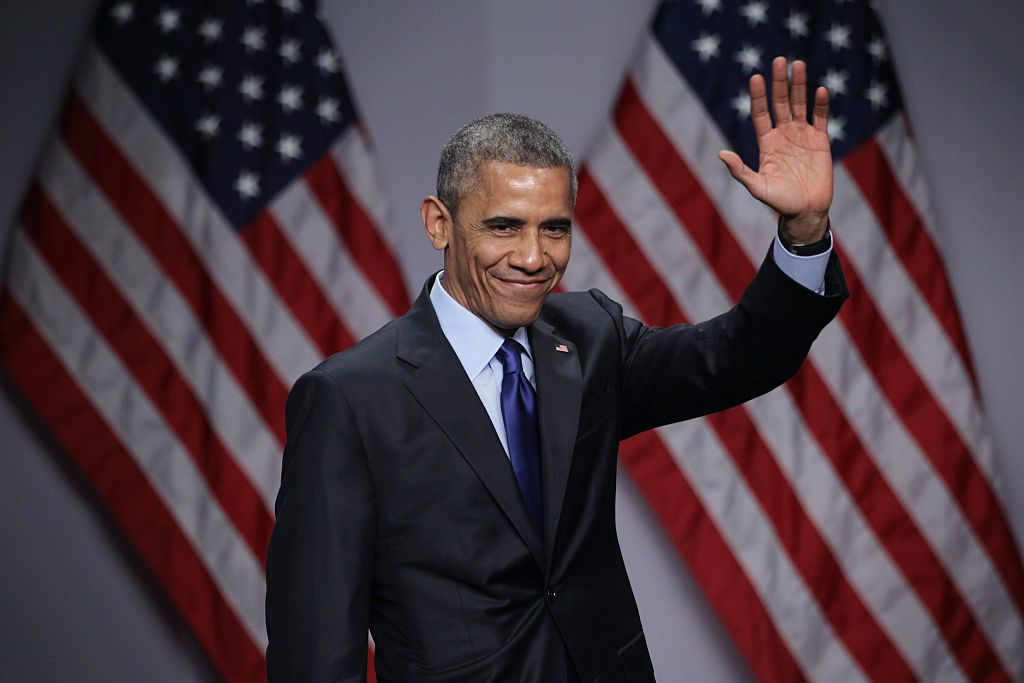
#> input picture source/ComputerVision/FaceRecognition/barackObama.jpg, 1024 x 683 px, given in place of the camera
$ python backgroundSub.py
#> lines starting #> are read from the running program, lines starting #| are printed output that depends on the picture; after the words box and inside, x2 and y2 are one past the last pixel; in counts of white or black regions, pixels touching at a corner belong together
import cv2 as cv
import numpy as np


#backSub = cv.createBackgroundSubtractorKNN()
backSub = cv.createBackgroundSubtractorMOG2()

capture = cv.VideoCapture(0, cv.CAP_DSHOW)

if not capture.isOpened():
    print('Unable to open')
    exit(0)


while True:
    ret, frame = capture.read()
#> frame is the input picture: shape (683, 1024, 3); mean B, G, R 64.1, 57, 73
    if frame is None:
        break

    frame = cv.resize(frame, (800,800))
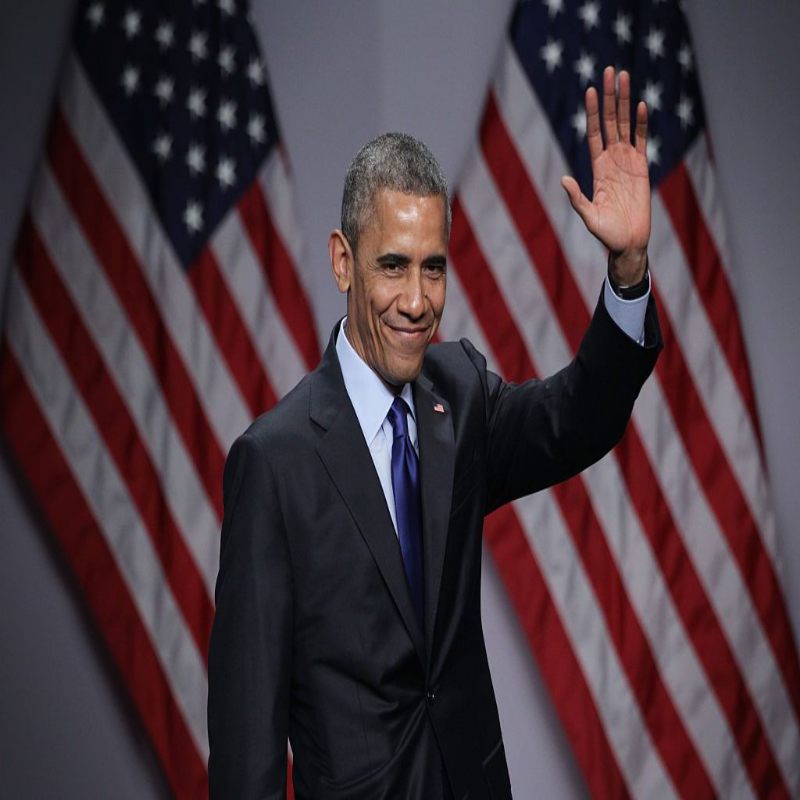
#> frame: shape (800, 800, 3); mean B, G, R 64, 56.9, 72.9


    fgMask = backSub.apply(frame)
#> fgMask: shape (800, 800); every value is 127


    kernel = np.ones((5,5), np.uint8)

    fgMask = cv.erode(fgMask, kernel, iterations=2)
    fgMask = cv.dilate(fgMask, kernel, iterations=2)


    cv.rectangle(frame, (10, 2), (100,20), (255,255,255), -1)
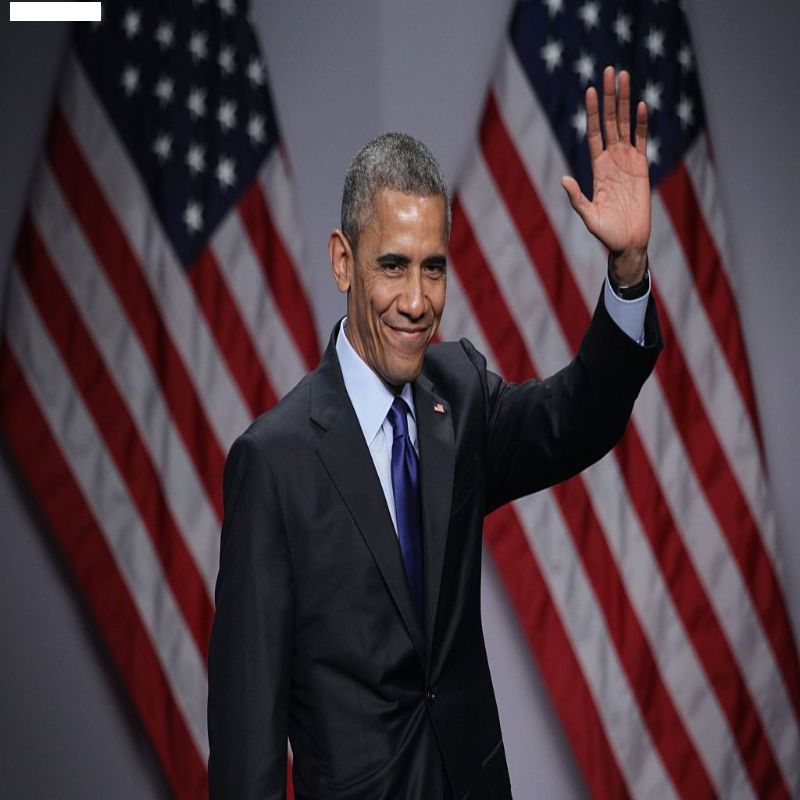
#> frame: shape (800, 800, 3); 0.27% of pixels changed, all inside (x1, y1, x2, y2) = (10, 2, 101, 21)
    cv.putText(frame, str(capture.get(cv.CAP_PROP_POS_FRAMES)), (15, 15),
               cv.FONT_HERSHEY_SIMPLEX, 0.5 , (0,0,0))
#> frame: shape (800, 800, 3); 0.01% of pixels changed, all inside (x1, y1, x2, y2) = (17, 5, 40, 16)


    fgMask[np.abs(fgMask) < 250] = 0
#> fgMask: shape (800, 800); every value is 0


    cv.imshow('Frame', frame)
    cv.imshow('FG Mask', fgMask)

    keyboard = cv.waitKey(30)
#> (key Esc is pressed here)
    if keyboard == 'q' or keyboard == 27:
        break

$ run again, on source/ComputerVision/FaceRecognition/elonMusk.jpg
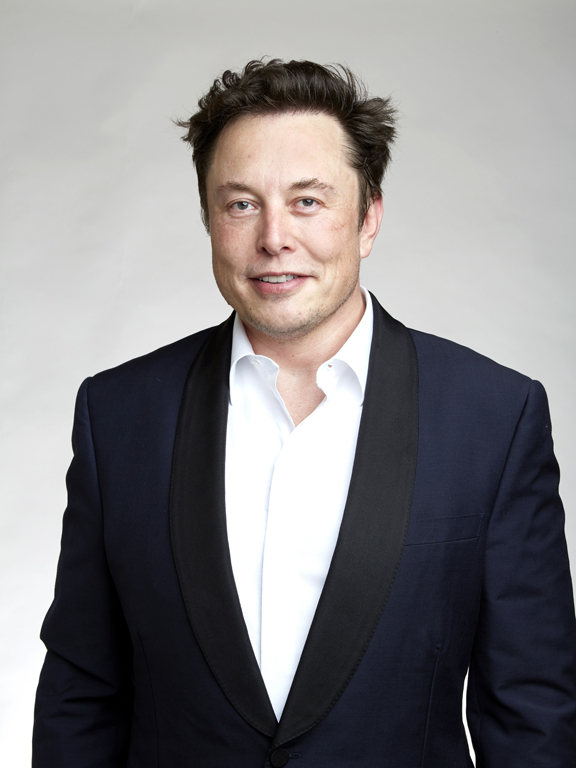
#> input picture source/ComputerVision/FaceRecognition/elonMusk.jpg, 576 x 768 px, given in place of the camera
#> frame is the input picture: shape (768, 576, 3); mean B, G, R 131.5, 129.8, 132
#> `fgMask = backSub.apply(frame)`:
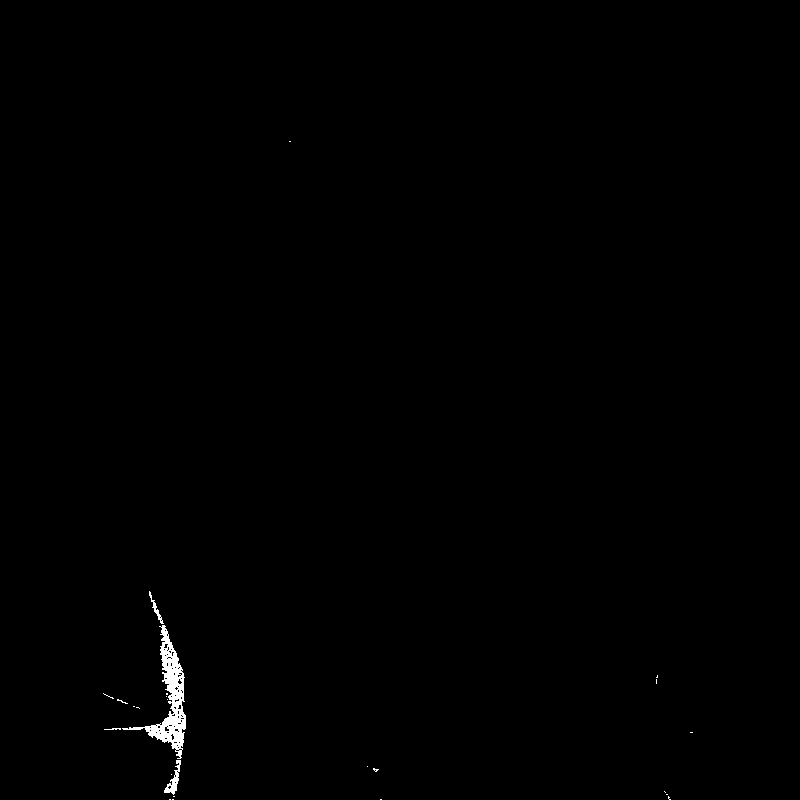
#> fgMask: shape (800, 800); values 127 (black) and 255 (white), 0.38% white; 25 white regions (21 under 20 px), largest, box (x1, y1, x2, y2) and area: (122, 625, 186, 759) 2027, (164, 760, 181, 795) 208, (149, 591, 164, 624) 97, (104, 728, 121, 730) 23
#> `cv.rectangle(frame, (10, 2), (100,20), (255,255,255), -1)`:
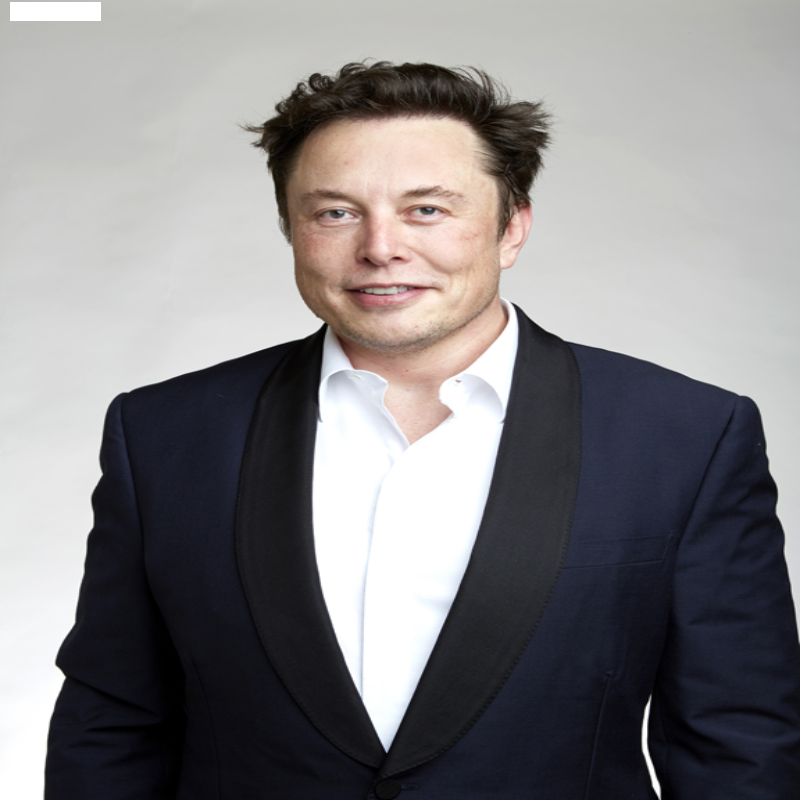
#> frame: shape (800, 800, 3); mean B, G, R 131.6, 129.9, 132.1
